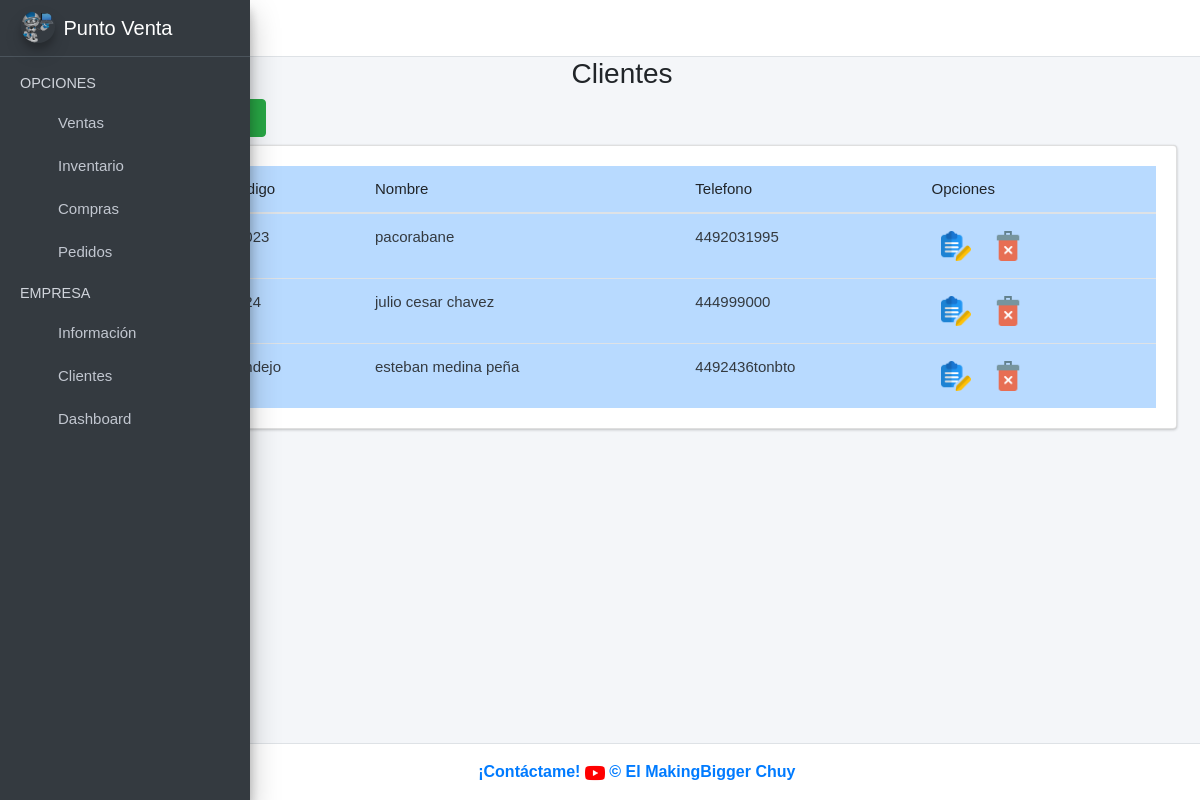
/clientes/, run on the app's committed database.
### ventas/models.py (models this page shows, shortened)
class Cliente(models.Model):
    codigo = models.CharField(max_length=200, unique=True, blank=True)
    nombre = models.CharField(max_length=200, unique=True, blank= False)
    telefono = models.CharField( max_length=50, blank=False)
    created = models.DateTimeField( auto_now_add=True)
    update = models.DateTimeField(auto_now_add=True)
    class Meta:
        verbose_name= 'cliente'
        verbose_name_plural = 'clientes'

### ventas/views.py (the view)
# urls.py: path('clientes/', views.clientes_view, name='clientes'),
def clientes_view(request):
    clientes = Cliente.objects.all()
    form_personal = AddClienteForm()
    form_editar = EditClienteForm()
    context = {
        'clientes': clientes,
        'form_personal': form_personal,
        'form_editar': form_editar,
    }
    return render(request, 'clientes.html', context)

### ventas/templates/clientes.html (shortened to what this page needs)
{% extends "base.html" %}
{% load static %}
{% load widget_tweaks %}
{% block content %}
<link rel="stylesheet" href="{% static 'index/css/b4.css' %}">
<div class="row">
    <div class="col-md-12">
        <h3 class="text-center">Clientes   <i class="fas fa-user-friends"></i></h3>
        <div class="col-md-3 pb-2">
            <a href="#AgregarPersonalModal"
                data-toggle="modal" data-dismiss="modal">
                <button type="button" class="btn btn-success">
                </button>
            </a>
        </div>
        <div class="card card-body" style="overflow:scroll">
            <table class="table table-hover table-primary" id="myTable">
                <thead>
                    <tr>
                        <th># ID</th>
                        <th>Código</th>
                        <th>Nombre</th>
                        <th>Telefono</th>
                        <th>Opciones</th>
                    </tr>
                </thead>
                <tbody class="text-dark">
                    {% for i in clientes %}
                    <tr>
                        <td>{{i.id}}</td>
                        <td>{{i.codigo}}</td>
                        <td>{{i.nombre}}</td>
                        <td>{{i.telefono}}</td>
                        <td>
                            <button onclick="editarPersonal('{{i.id}}', '{{i.nombre}}', '{{i.telefono}}', '{{i.codigo}}')" class="btn btn-dark-outline btn-sm" data-toggle="modal"
                                href="#EditarPersonalModal"><img src="{% static 'index/img/editar.png' %}" alt="Error"
                                    width="30"></button>
                            <button onclick="eliminarPersonal('{{i.id}}')" class="btn btn-dark-outline btn-sm"
                                data-toggle="modal" href="#EliminarPersonalModal"><img
                                    src="{% static 'index/img/delete.png' %}" alt="Error" width="30"></button>
                        </td>
                    </tr>
                    {% endfor %}
                </tbody>
            </table>
        </div>
    </div>
</div>
{% endblock %}

### ventas/static/index/css/main.css (style rules this page uses)
table, th, td { font-weight: 100; font-size:15px; }
body { font-family: Arial, Helvetica, sans-serif !important; }

### data on the page
Cliente: nombre "pacorabane", telefono "4492031995"
Cliente: nombre "julio cesar chavez", telefono "444999000"
Cliente: codigo "pendejo", nombre "esteban medina peña", telefono "4492436tonbto"
